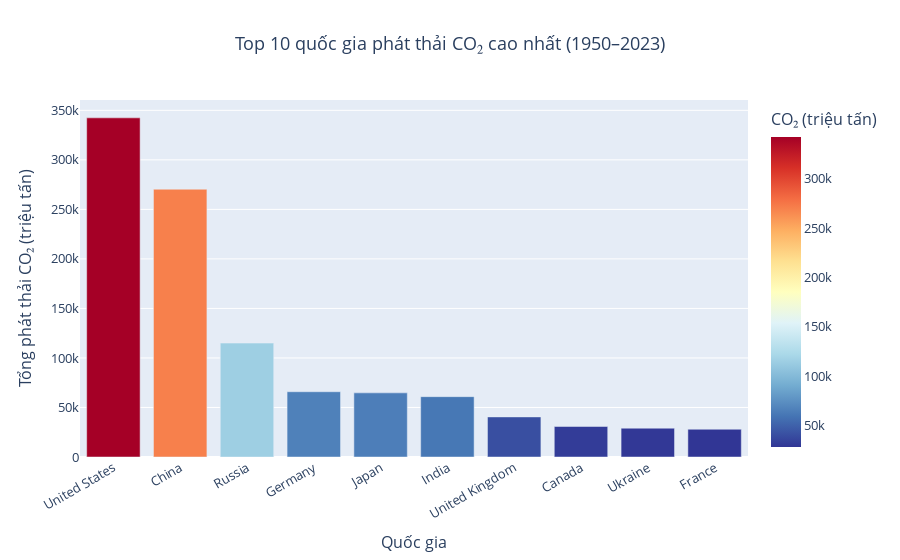

Notebook source saved alongside this figure:
### Markdown cell above
3.Bar Chart: Top 10 quốc gia phát thải cao nhất

### Code cell
import pandas as pd
import plotly.express as px

# Giữ dữ liệu cấp quốc gia
countries = df[df['iso_code'].apply(lambda x: isinstance(x, str) and len(x) == 3)]
countries = countries[(countries['year'] >= 1950) & (countries['year'] <= 2023)]
countries = countries.dropna(subset=['co2', 'iso_code'])

# Tính tổng phát thải CO₂ của mỗi quốc gia trong giai đoạn 1950–2023
top_emitters = (
    countries.groupby('country', as_index=False)['co2']
    .sum()
    .sort_values(by='co2', ascending=False)
    .head(10)
)

# Vẽ biểu đồ cột
fig = px.bar(
    top_emitters,
    x='country',
    y='co2',
    color='co2',
    color_continuous_scale='RdYlBu_r',  # Đỏ → xanh (phân biệt mạnh)
    labels={'co2': 'Tổng phát thải CO₂ (triệu tấn)', 'country': 'Quốc gia'},
    title='Top 10 quốc gia phát thải CO₂ cao nhất (1950–2023)'
)

# Tùy chỉnh hiển thị
fig.update_layout(
    title_x=0.5,
    xaxis_tickangle=-30,
    font=dict(size=13),
    coloraxis_colorbar=dict(title='CO₂ (triệu tấn)')
)

fig.show()

### Figure 1 — Plotly figure (JSON) as saved in the notebook; plotly's stock layout.template omitted (floating-point values rounded to 4 significant figures)
{"data": [{"hovertemplate": "Quốc gia=%{x}<br>Tổng phát thải CO₂ (triệu tấn)=%{marker.color}<extra></extra>", "legendgroup": "", "marker": {"color": [342400.0, 270300.0, 115000.0, 65900.0, 64750.0, 60930.0, 40470.0, 30800.0, 29090.0, 28000.0], "coloraxis": "coloraxis", "pattern": {"shape": ""}}, "name": "", "orientation": "v", "showlegend": false, "textposition": "auto", "type": "bar", "x": ["United States", "China", "Russia", "Germany", "Japan", "India", "United Kingdom", "Canada", "Ukraine", "France"], "xaxis": "x", "y": [342400.0, 270300.0, 115000.0, 65900.0, 64750.0, 60930.0, 40470.0, 30800.0, 29090.0, 28000.0], "yaxis": "y"}], "layout": {"barmode": "relative", "coloraxis": {"colorbar": {"title": {"text": "CO₂ (triệu tấn)"}}, "colorscale": [[0, "rgb(49,54,149)"], [0.1, "rgb(69,117,180)"], [0.2, "rgb(116,173,209)"], [0.3, "rgb(171,217,233)"], [0.4, "rgb(224,243,248)"], [0.5, "rgb(255,255,191)"], [0.6, "rgb(254,224,144)"], [0.7, "rgb(253,174,97)"], [0.8, "rgb(244,109,67)"], [0.9, "rgb(215,48,39)"], [1, "rgb(165,0,38)"]]}, "font": {"size": 13}, "legend": {"tracegroupgap": 0}, "title": {"text": "Top 10 quốc gia phát thải CO₂ cao nhất (1950–2023)", "x": 0.5}, "xaxis": {"anchor": "y", "domain": [0, 1], "tickangle": -30, "title": {"text": "Quốc gia"}}, "yaxis": {"anchor": "x", "domain": [0, 1], "title": {"text": "Tổng phát thải CO₂ (triệu tấn)"}}}}
